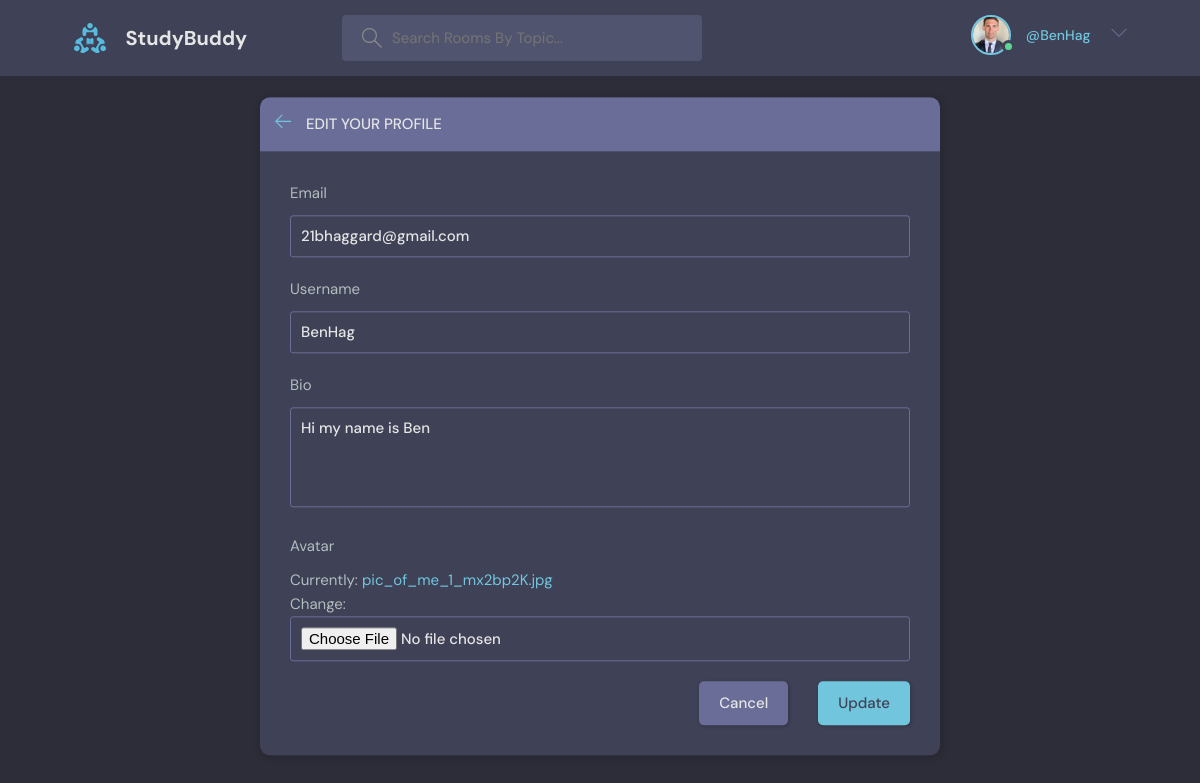
The page /update-user/ (signed in) on the database its author committed.
### base/models.py (models this page shows)
class User(AbstractUser):
    username = models.CharField(max_length = 200, default = 'Anonymous', null=True) # default name for the user
    email = models.EmailField(unique = True) # email field for the user
    bio = models.TextField(default = 'No bio...') # bio field for the user
    avatar = models.ImageField(null=False, default="avatar.svg")
    USERNAME_FIELD = 'email'
    REQUIRED_FIELDS = []

### base/views.py (the view)
# urls.py: path('update-user/', views.updateUser, name="edit-user"),
@login_required(login_url = 'login')
def updateUser(request):
    user = request.user
    form = UserForm(instance = user)
    if request.method == "POST":
        form = UserForm(request.POST, request.FILES, instance = user)
        if form.is_valid():
            form.save()
            return redirect('home')
    return render(request, 'base/edit-user.html', {'form': form})

### base/forms.py
class UserForm(ModelForm):
    class Meta:
        model = User
        fields = ['email', 'username', 'bio', 'avatar']

### base/templates/base/edit-user.html (shortened to what this page needs)
{% extends 'base.html' %}
{% block content %}
    <main class="update-account layout">
        <div class="container">
            <div class="layout__box">
                <div class="layout__boxHeader">
                    <div class="layout__boxTitle">
                        <a href="profile.html">
                            <svg version="1.1" xmlns="http://www.w3.org/2000/svg" width="32" height="32"
                                viewBox="0 0 32 32">
                                <title>arrow-left</title>
                                <path
                                    d="M13.723 2.286l-13.723 13.714 13.719 13.714 1.616-1.611-10.96-10.96h27.625v-2.286h-27.625l10.965-10.965-1.616-1.607z">
                                </path>
                            </svg>
                        </a>
                        <h3>Edit your profile</h3>
                    </div>
                </div>
                <div class="layout__body">
                    <form class="form" action="#" method = "POST" enctype="multipart/form-data">
                      {% for field in form %}
                        <div class="form__group">
                            <label for="profile_pic">{{field.label}}</label>
                            {{field}}
                        </div>
                        {% endfor %}
                        <div class="form__action">
                            <a class="btn btn--dark" href="index.html">Cancel</a>
                            <button class="btn btn--main" type="submit">Update</button>
                        </div>
                    </form>
                </div>
            </div>
        </div>
    </main>
{% endblock content %}

### templates/navbar.html (shortened to what this page needs)
{% load static %}
<header class="header header--loggedIn">
    <div class="container">
    <a href="{% url 'home' %}" class="header__logo">
        <img src="{% static 'images/logo.svg' %}" />
      <h1>StudyBuddy</h1>
    </a>
    <form class="header__search" method = "GET" action = "{% url 'home' %}">
        <label>
        <input type = "text"  name = "q" placeholder="Search Rooms By Topic..."/>
      </label>
    </form>
    <nav class="header__menu">
      {%if request.user.is_authenticated%}
      <div class="header__user">
          <a href="{% url 'user-profile' request.user.id %}">
              <div class="avatar avatar--medium active">
            <img src="{{request.user.avatar.url}}" />
        </div>
          <p>{{requst.user.username}} <span>@{{request.user.username}}</span></p>
        </a>
        <button class="dropdown-button">
            <svg version="1.1" xmlns="http://www.w3.org/2000/svg" width="32" height="32" viewBox="0 0 32 32">
            <title>chevron-down</title>
            <path d="M16 21l-13-13h-3l16 16 16-16h-3l-13 13z"></path>
          </svg>
        </button>
      </div>
      {% else %}
            Not Logged In
      <a href="{% url 'login' %}">
        <img src="{% static 'images/avatar.svg' %}" />
        <p>Login</p>
      </a>
{% endif %}
</nav>
</div>
</header>

### rows shown on the page
User: user.avatar (picture), user.username "BenHag", form "21bhaggard@gmail.com" "BenHag" "Hi my name is Ben"

### other values the page prints
{{ field.label }} "Email" "Username" "Bio" "Avatar"
